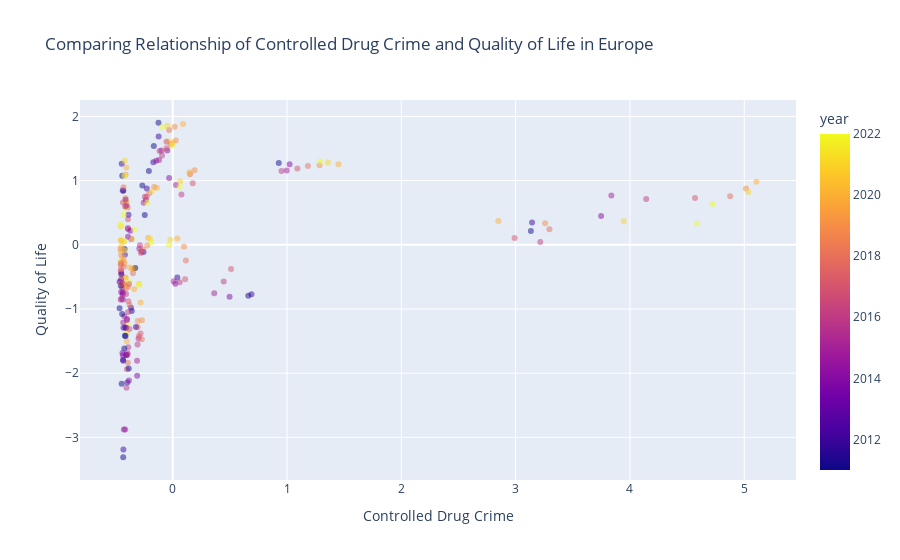

The code cell stored with this chart in its notebook:
### Code cell
fig = px.scatter(
    combined,
    x='safety',
    y='qol',
    color='year',
    opacity=0.5,
    labels={'safety': 'Controlled Drug Crime', 'qol': 'Quality of Life'},
    title='Comparing Relationship of Controlled Drug Crime and Quality of Life in Europe',
    hover_data=['country', 'year']
)

pio.write_image(fig, "safety_qol.jpg", format="jpg", width=800, height=600, scale=2)
fig.show()

### Figure 1 — Plotly figure (JSON) as saved in the notebook; plotly's stock layout.template omitted (floating-point values rounded to 4 significant figures; data arrays with more than 128 entries replaced by an {"elided": "..."} marker saying what was removed)
{"data": [{"customdata": {"elided": "238x2 mixed values"}, "hovertemplate": "Controlled Drug Crime=%{x}<br>Quality of Life=%{y}<br>country=%{customdata[0]}<br>year=%{marker.color}<extra></extra>", "legendgroup": "", "marker": {"color": {"elided": "238 int values"}, "coloraxis": "coloraxis", "opacity": 0.5, "symbol": "circle"}, "mode": "markers", "name": "", "orientation": "v", "showlegend": false, "type": "scatter", "x": {"elided": "238 float values"}, "xaxis": "x", "y": {"elided": "238 float values"}, "yaxis": "y"}], "layout": {"coloraxis": {"colorbar": {"title": {"text": "year"}}, "colorscale": [[0, "#0d0887"], [0.1111, "#46039f"], [0.2222, "#7201a8"], [0.3333, "#9c179e"], [0.4444, "#bd3786"], [0.5556, "#d8576b"], [0.6667, "#ed7953"], [0.7778, "#fb9f3a"], [0.8889, "#fdca26"], [1, "#f0f921"]]}, "legend": {"tracegroupgap": 0}, "title": {"text": "Comparing Relationship of Controlled Drug Crime and Quality of Life in Europe"}, "xaxis": {"anchor": "y", "domain": [0, 1], "title": {"text": "Controlled Drug Crime"}}, "yaxis": {"anchor": "x", "domain": [0, 1], "title": {"text": "Quality of Life"}}}}
